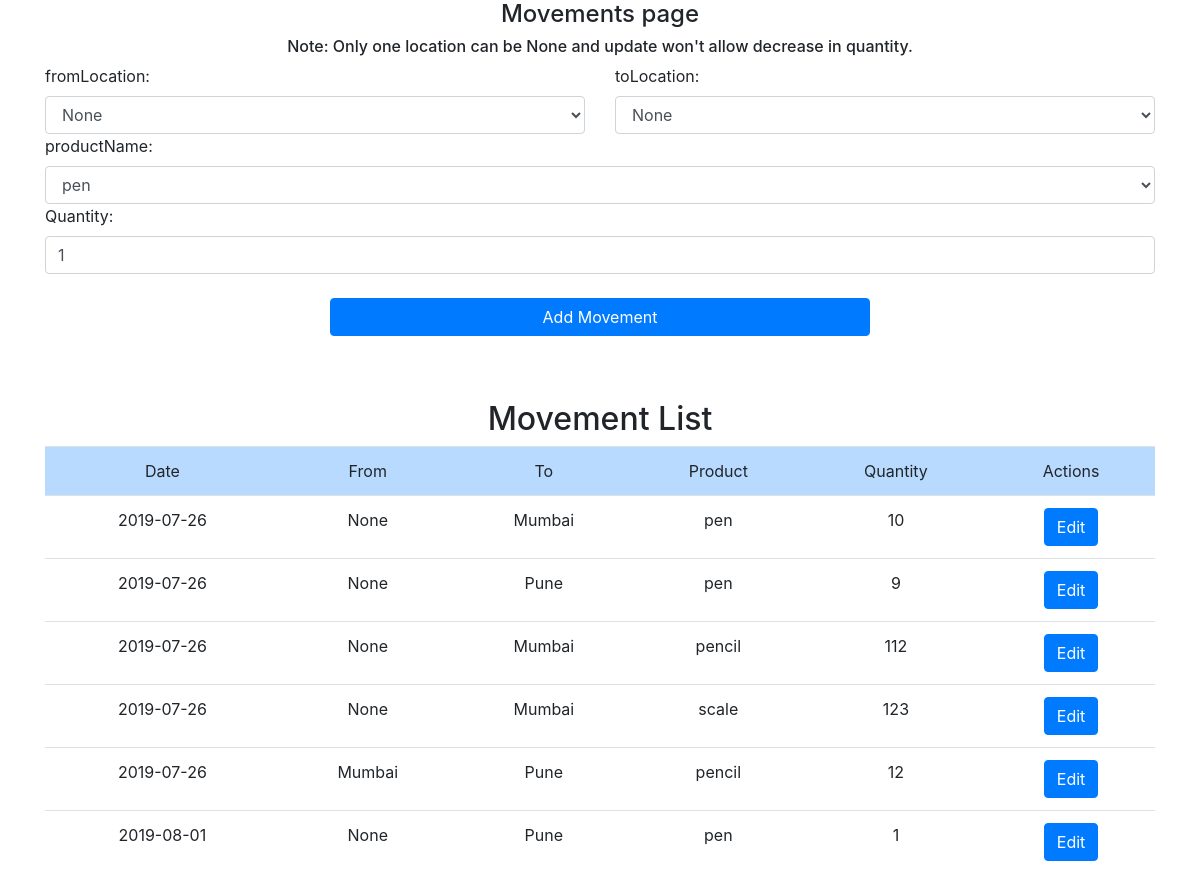
Page /movements on the earlier database version.
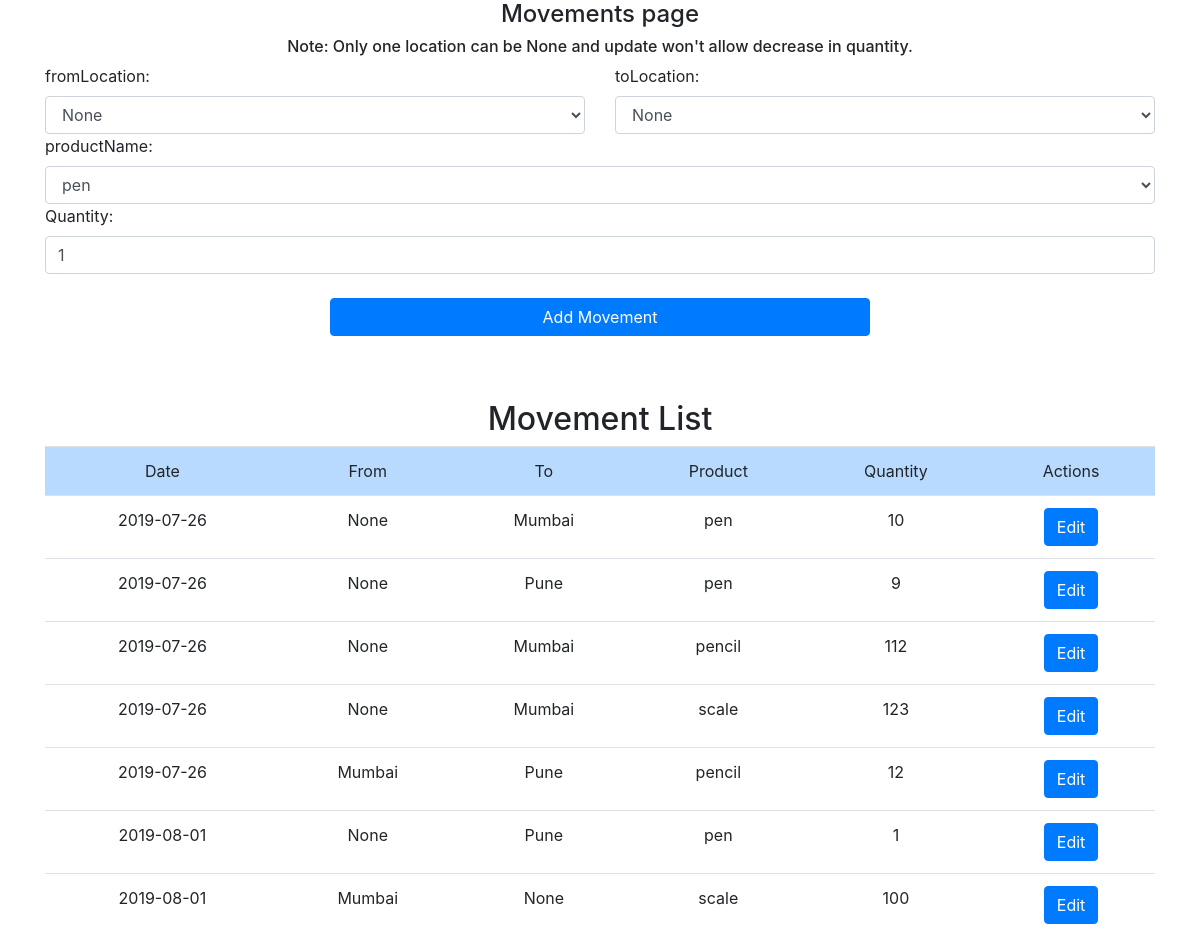
Same page on the later database version.
### dbModel.py (models this page shows, shortened)
class prodMovements(db.Model):
    movementID = db.Column(db.Integer, primary_key=True)
    timeStamp = db.Column(db.Date, default = datetime.datetime.now().date())
    qty = db.Column(db.Integer)
    fromLocationID = db.Column(db.Integer, db.ForeignKey('locations.id'))
    fromLocation = db.relationship('Locations', primaryjoin = fromLocationID == Locations.id)
    toLocationID = db.Column(db.Integer, db.ForeignKey('locations.id'))
    toLocation = db.relationship('Locations', primaryjoin = toLocationID == Locations.id)
    productID = db.Column(db.Integer, db.ForeignKey('products.id'))
    productName = db.relationship('Products', primaryjoin = productID == Products.id)

class Locations(db.Model):
    __tablename__ = 'locations'
    id = db.Column(db.Integer, primary_key=True)
    name = db.Column(db.String(80), unique=True, nullable=False)

class Products(db.Model):
    __tablename__ = 'products'
    id = db.Column(db.Integer, primary_key=True)
    name = db.Column(db.String(80),unique=True, nullable=False)

### app.py (the view, shortened to what this page needs)
@app.route('/movements' , methods=['GET','POST'])
def movements():
    locations = Locations.query.all()
    products = Products.query.all()
    prodMovementList = prodMovements.query.all()
    return render_template('movements.html', locations = locations, products = products, prodMovementList = prodMovementList)

### templates/movements.html (shortened to what this page needs)
{% extends 'layout.html' %}
{% block body %}
    <div class="container">
            <h4 class="text-center">Movements page</h4>
            <h6 class="text-center">Note: Only one location can be None and update won't allow decrease in quantity.</h6>
            <form method='POST' >
                <div class="form-group">
                    <div class="row">
                        <div class="col-md-6">
                        <label for="fromLocation">fromLocation:</label>
                        <select class="form-control" id="fromLocation" name="fromLocation">
                            <option value="None">None</option>
                        </select>
                        </div>
                        <div class="col-md-6">
                        <label for="toLocation">toLocation:</label>
                        <select class="form-control " name="toLocation" id="toLocation">
                            <option value="None">None</option>
                        </select>
                        </div>
                    </div>
                    <label for="productID">productName:</label>
                    <select class="form-control" name="productID" id="productID">
                        {% for prod in products%}
                        <option value="{{prod.id}}">{{prod.name}}</option>
                        {% endfor %}
                    </select>
                    <label for="quantity">Quantity:</label>
                    <input name='quantity' type="number" class="form-control" min="1" value="1" id="quantity">
                    <br>
                    <div class="container-fluid text-center">
                    <input type="submit" class="btn btn-primary col-md-6" value="Add Movement">
                    </div>
                </div>
            </form>
        </div>
        <br>
        <br>
        <h2 class="text-center">Movement List</h2>
        <div class="container text-center">
            <table class="table">
                <thead>
                    <tr class="table-primary">
                        <td>Date</td>
                        <td>From</td>
                        <td>To</td>
                        <td>Product</td>
                        <td>Quantity</td>
                        <td>Actions</td>
                    </tr>
                </thead>
                <tbody>
                    {% for movement in prodMovementList %}
                    <tr class="active">
                        <td>{{movement.timeStamp}}</td>
                        <td>{{movement.fromLocation.name if movement.fromLocation != None else movement.fromLocation}}</td>
                        <td>{{movement.toLocation.name if movement.toLocation != None else movement.toLocation}}</td>
                        <td>{{movement.productName.name}}</td>
                        <td>{{movement.qty}}</td>
                        <td><a href="updateData/{{2}}/update/{{movement.movementID}}" class="btn btn-primary">Edit</a></td>
                    </tr>
                    {% endfor %}
                </tbody>
            </table>
        </div>
{% endblock %}

### templates/layout.html (shortened to what this page needs)
<!DOCTYPE html>
<html lang='en'>
    <head>
        <link rel="stylesheet" href="https://maxcdn.bootstrapcdn.com/bootstrap/4.0.0/css/bootstrap.min.css">
    </head>
    <body>
        {% block body %}{% endblock %}
    </body>
</html>

Differences in the rows shown:
added prodMovements: timeStamp "2019-08-01", fromLocation "Mumbai", toLocation "None", productName.name "scale", qty "100"
